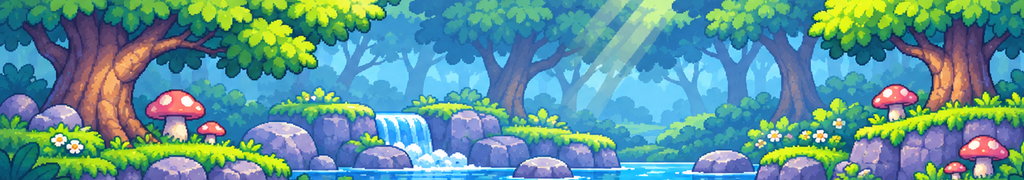
#> input picture docs/design-library/03-visual-direction-and-assets/bkg-01-runtime-biome-panoramas-1024x180/backgrounds/forest-waterfall-1024x180.webp, 1024 x 180 px, given in place of forest-waterfall-1024x180.png, which was not available
$ python import_panoramas.py
#> lines starting #> are read from the running program, lines starting #| are printed output that depends on the picture
"""Cut the owner's biome panoramas (BKG-01, BKG-02) into game backdrops.

    python3 -I tools/art/backgrounds/import_panoramas.py

Reads each 1024x180 panorama from the design-library mirror and writes
assets/backdrops/<pack>-<biome>.png (and a -haze copy where HAZE names one), the centre 960x180 (whole pixels, no
resampling), and prints the average colour of its top two rows: the sky colour
a backdrop file puts above it for a view taller than 180.

DRAFT (biome-backgrounds brief, docs/plan/step-8.md "Biome backgrounds"):
960, not 1024, because a backdrop layer is 320 px wide or a multiple
(scripts/lib/art-images.ts, INTENT: the contract); 32 px off each side is
painted edge the camera rarely reached. Cut from the mirror, never hand-copied,
so a re-delivered panorama is one re-run. A panorama the mirror holds but the
sparse clone left off disk is read from git (`git show HEAD:<path>`).
"""
import io
import os
import subprocess
import sys

from PIL import Image

HERE = os.path.dirname(os.path.abspath(__file__))
ROOT = os.path.abspath(os.path.join(HERE, '..', '..', '..'))
LIB = 'docs/design-library/03-visual-direction-and-assets'
BKG01 = LIB + '/bkg-01-runtime-biome-panoramas-1024x180/backgrounds/'
BKG02 = LIB + '/bkg-02-six-runtime-biome-panoramas-1024x180/backgrounds/'

# (asset name, mirror path). Every panorama of both packs is cut, used or not, so placing
# one later is a content edit only.
PANORAMAS = [
    ('bkg01-forest-waterfall', BKG01 + 'forest-waterfall-1024x180.png'),
    ('bkg01-ice-cavern', BKG01 + 'ice-cavern-1024x180.png'),
    ('bkg01-iron-quarry-evening', BKG01 + 'iron-quarry-evening-1024x180.png'),
    ('bkg01-market-town-day', BKG01 + 'market-town-day-1024x180.png'),
    ('bkg01-moonlit-castle', BKG01 + 'moonlit-castle-1024x180.png'),
    ('bkg01-ruins-day', BKG01 + 'ruins-day-1024x180.png'),
    ('bkg01-sky-islands-sunset', BKG01 + 'sky-islands-sunset-1024x180.png'),
    ('bkg01-volcanic-forge', BKG01 + 'volcanic-forge-1024x180.png'),
    ('bkg02-forest-ruins-day', BKG02 + 'forest-ruins-day-1024x180.png'),
    ('bkg02-ice-cavern-ruins', BKG02 + 'ice-cavern-ruins-1024x180.png'),
    ('bkg02-market-town-day', BKG02 + 'market-town-day-1024x180.png'),
    ('bkg02-moonlit-stronghold', BKG02 + 'moonlit-stronghold-1024x180.png'),
    ('bkg02-sky-isles-day', BKG02 + 'sky-isles-day-1024x180.png'),
    ('bkg02-volcanic-forge-sunset', BKG02 + 'volcanic-forge-sunset-1024x180.png'),
]
WIDTH = 960

# DRAFT (the Step 22 lead's ask, 2026-11-24): a hazed copy, every pixel mixed this share of the
# way toward the panorama's own top-row colour, for a place whose real thin planks must not be
# mistaken for the painted scaffolds behind them (the quarry's quiet way). Raise or drop the share
# here; the room file names which cut it draws.
HAZE = {'bkg01-iron-quarry-evening': 0.35}

# DRAFT (the orchestrator's rulings after the look, 2026-11-24 ~16:50 UTC): what a room draws is the
# "-far" cut: hazed this share toward its sky (painted ledges, mushrooms and scaffolds must not read
# as things to stand on beside real ones: lighter and plainer with distance, the contract), and with
# FADE px added on top that carry its own top rows up into the sky colour, softening in 4-px steps,
# so a view taller than 180 never shows a flat band with a hard line. Raising a share here and
# re-running is the whole change; a panorama not named here gets no -far cut.
FAR = {
    'bkg01-forest-waterfall': 0.0,  # third pass: 45% went muddy; forest-trail's caps are hazed locally (LOCAL)
    'bkg01-iron-quarry-evening': 0.5,
    'bkg01-ruins-day': 0.3,
    'bkg02-forest-ruins-day': 0.3,
    'bkg02-market-town-day': 0.3,
}
FADE = 180
STEP = 4

# DRAFT (the orchestrator's third-pass rulings, 2026-11-24 17:21 UTC): a copy of a "-far" cut for one
# room, hazed toward its sky only inside soft ellipses (centre x, centre y, radius x, radius y in the
# 960x180 cut; full strength inside half the radius, easing to none at the edge, so no box shows), so
# one painted thing that sits beside a real one of the same shape reads as background while the rest
# keeps full colour. Forest-trail's real mushroom caps stand beside the panorama's two painted mushroom
# groups; forest-road, which has no caps to confuse, keeps them red. The room file names the cut;
# dropping an ellipse here and re-running is the undo.
LOCAL = {
    'bkg01-forest-waterfall-far-caps-hazed': ('bkg01-forest-waterfall', 0.45, [(156, 96, 70, 66), (904, 112, 84, 80)]),
    # DRAFT (brief phone-legibility-pass, item 4): quarry-road's left painted decks (the scaffold's railed deck at
    # x 0-90, y 55-85, and the lower deck at x 80-170, y 110-145) sat at chest height level with a real plank;
    # shifting the whole panorama made it worse (the third pass), so here they are washed nearly into the sky
    # (85%): mist over the scaffold, not a ledge. Only quarry-road draws this cut; ridge and depot keep '-far'.
    'bkg01-iron-quarry-evening-far-decks-hazed': ('bkg01-iron-quarry-evening', 0.85, [(40, 70, 130, 46), (125, 128, 110, 36)]),
}


# DRAFT (brief phone-legibility-pass, the third look: forest-trail's top was "a smeared, blocky
# green-yellow glow where the first generation showed painted canopy"; the street's strip under the
# eave "blocky, upscaled"; the camp's "a blurry dark tree blob"): a "-mirror" cut that carries the
# painting's own top rows upward unblurred, reflected (row 0 meets row 0, so there is no seam), as
# many times as it takes, mixed toward `toward` (None: the panorama's sky colour) up to `strength`
# at its top, eased. `height` px are added on top. The room file names the cut; its own `sky`
# should be the colour the cut ends in (printed), so nothing above it changes colour. The forest
# darkens into deeper leaves (so the trail is under a canopy); the street and the camp fade into
# their sky. `ramp`: px over which the mix reaches `strength` (0: the whole height); `shift`: how far each further reflection slides sideways (tried on the forest: it cut hard seams between bands, so 0). `clone`: spans of the reflected rows replaced by another span (x0, x1, from x). `rows`: how many of the painting's top rows are reflected (the canopy's, not the
# trunks under it). `caps` (optional): LOCAL's ellipses, hazed the same way.
MIRROR = {
    'bkg01-forest-waterfall-mirror-caps-hazed': dict(src='bkg01-forest-waterfall', rows=56, height=320, toward=(24, 52, 38), strength=0.85, ramp=120, clone=[(470, 700, 240)], caps=(0.45, [(156, 96, 70, 66), (904, 112, 84, 80)])),
    'bkg02-market-town-day-mirror': dict(src='bkg02-market-town-day', rows=8, height=180, toward=None, strength=1.0, haze=0.3, ramp=40),
    'bkg02-forest-ruins-day-mirror': dict(src='bkg02-forest-ruins-day', rows=16, height=180, toward=None, strength=1.0, haze=0.3, ramp=72),
}


def mirror_cut(cut, sky, rows, height, toward, strength, haze=0.0, shift=0, ramp=0, clone=()):
    w, h = cut.size
    painted = Image.blend(cut, Image.new('RGB', cut.size, sky), haze) if haze else cut.copy()
    # What is reflected: the painting's top rows, with each (x0, x1, from) span replaced by the span starting at `from` (the light ray would zigzag).
    # Feathered over FEATHER px at each side; in the painting itself it also eases out downward over `rows`, so the ray seems to start under the leaves.
    FEATHER = 40
    source = painted.copy()
    if clone:
        sp, pp, orig = source.load(), painted.load(), painted.copy().load()
        for (x0, x1, fx) in clone:
            for y in range(rows):
                down = 1 - y / rows
                down = down * down * (3 - 2 * down)
                for x in range(x0, x1):
                    edge = min(1.0, (x - x0 + 1) / FEATHER, (x1 - x) / FEATHER)
                    a, b = orig[x, y], orig[fx + x - x0, y]
                    sp[x, y] = tuple(round(a[i] + (b[i] - a[i]) * edge) for i in range(3))
                    pp[x, y] = tuple(round(a[i] + (b[i] - a[i]) * edge * down) for i in range(3))
    end = toward if toward is not None else sky
    out = Image.new('RGB', (w, h + height), end)
    out.paste(painted, (0, height))
    src = source.load()
    dst = out.load()
    period = 2 * rows
    for k in range(height):
        # k = 0 is the row just over the painting: reflect, then run back down, and so on.
        m = k % period
        r = m if m < rows else period - 1 - m
        # Each further reflection is slid sideways by `shift` px (wrapping), so trunks and the light ray do not stack into a pattern.
        dx = (k // rows) * shift
        # Eased over `ramp` px (the whole height when 0), then held.
        t = min(1.0, (k + 1) / (ramp or height))
        t = t * t * (3 - 2 * t) * strength
        y = height - 1 - k
        for x in range(w):
            c = src[(x + dx) % w, r]
            dst[x, y] = tuple(round(c[i] + (end[i] - c[i]) * t) for i in range(3))
    return out


def blur_row(row, r):
    """A horizontal box blur of one row of (r, g, b), edges clamped."""
    n = len(row)
    pre = [(0, 0, 0)]
    for p in row:
        q = pre[-1]
        pre.append((q[0] + p[0], q[1] + p[1], q[2] + p[2]))
    out = []
    for x in range(n):
        a, b = max(0, x - r), min(n, x + r + 1)
        t = pre[b]; f = pre[a]; c = b - a
        out.append(((t[0] - f[0]) / c, (t[1] - f[1]) / c, (t[2] - f[2]) / c))
    return out


def far_cut(cut, sky, haze):
    w, h = cut.size
    hazed = Image.blend(cut, Image.new('RGB', cut.size, sky), haze)
    out = Image.new('RGB', (w, h + FADE), sky)
    out.paste(hazed, (0, FADE))
    # The top 4 rows of the hazed panorama, averaged into one row, then carried upward.
    top = [tuple(sum(hazed.getpixel((x, y))[i] for y in range(4)) / 4 for i in range(3)) for x in range(w)]
    steps = FADE // STEP
    for k in range(steps):
        t = (k + 1) / steps
        t = t * t * (3 - 2 * t)  # eased, so the first steps stay close to the painting
        row = blur_row(top, 2 + 6 * k)
        y0 = FADE - (k + 1) * STEP
        for x in range(w):
            c = tuple(round(row[x][i] + (sky[i] - row[x][i]) * t) for i in range(3))
            for y in range(y0, y0 + STEP):
                out.putpixel((x, y), c)
    return out

def local_haze(far, sky, haze, ellipses, top=None):
    top = FADE if top is None else top
    out = far.copy()
    hazed = Image.blend(far, Image.new('RGB', far.size, sky), haze)
    px, hz = out.load(), hazed.load()
    for (cx, cy, rx, ry) in ellipses:
        for y in range(max(0, cy - ry), min(180, cy + ry + 1)):
            for x in range(max(0, cx - rx), min(far.width, cx + rx + 1)):
                d = ((x - cx) / rx) ** 2 + ((y - cy) / ry) ** 2
                if d >= 1:
                    continue
                t = min(1.0, max(0.0, (1 - d ** 0.5) / 0.5))
                k = t * t * (3 - 2 * t)
                a, b = px[x, y + top], hz[x, y + top]
                px[x, y + top] = tuple(round(a[i] + (b[i] - a[i]) * k) for i in range(3))
    return out


def load(rel):
    path = os.path.join(ROOT, rel)
    if os.path.exists(path):
        return Image.open(path)
#> returned value is the input picture: PIL image 1024x180 RGB; mean R, G, B 94.1, 148.8, 154.2
    data = subprocess.run(['git', '-C', ROOT, 'show', 'HEAD:' + rel], capture_output=True, check=True).stdout
    return Image.open(io.BytesIO(data))


def main():
    out_dir = os.path.join(ROOT, 'assets', 'backdrops')
    for name, rel in PANORAMAS:
        im = load(rel).convert('RGB')
        if im.size != (1024, 180):
            sys.exit(f'{rel}: expected 1024x180, found {im.size[0]}x{im.size[1]}')
        x0 = (im.width - WIDTH) // 2
#> x0 = 32
        cut = im.crop((x0, 0, x0 + WIDTH, im.height))
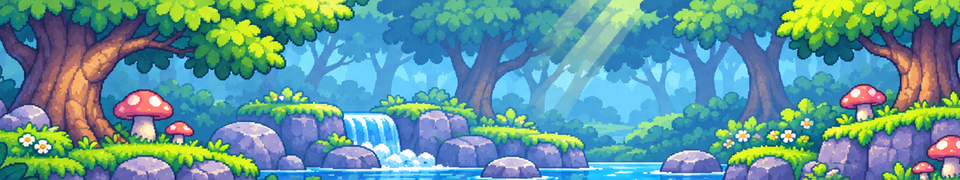
#> cut: PIL image 960x180 RGB; mean R, G, B 96.7, 150.6, 156.1
        cut.save(os.path.join(out_dir, name + '.png'), optimize=True)
        px = [cut.getpixel((x, y)) for y in range(2) for x in range(WIDTH)]
#> px = 1920 items, first 6: (51, 140, 99), (51, 139, 98), (51, 139, 98), (52, 139, 97), (51, 140, 98), (52, 141, 98)
        avg = tuple(round(sum(p[i] for p in px) / len(px)) for i in range(3))
#> avg = (114, 182, 108)
        print(f'{name}.png  sky {"#%02x%02x%02x" % avg}')
#| bkg01-forest-waterfall.png  sky #72b66c
        if name in HAZE:
            k = HAZE[name]
            hazed = Image.blend(cut, Image.new('RGB', cut.size, avg), k)
            hazed.save(os.path.join(out_dir, name + '-haze.png'), optimize=True)
            print(f'{name}-haze.png  ({round(k * 100)}% toward the sky)')
        if name in FAR:
            far_cut(cut, avg, FAR[name]).save(os.path.join(out_dir, name + '-far.png'), optimize=True)
#> in far_cut, `top = [tuple(sum(hazed.getpixel((x, y))[i] for y in range(4)) / 4 for ..`: top = 960 items, first 6: (50.75, 140.5, 100), (50.75, 139.2, 99.5), (51, 139.5, 99.5), (50.75, 139.5, 98.5), (51, 139.2, 99), (49.5, 136.8, 100.5)
#> after the loop in far_cut, `for k in range(steps):`:
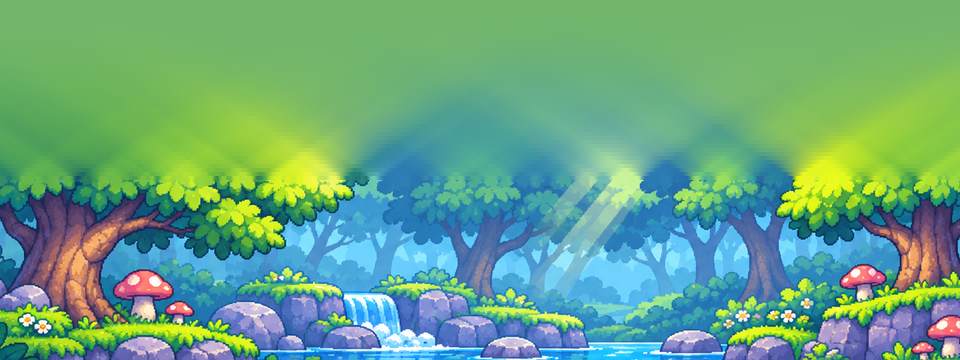
#> out: PIL image 960x360 RGB; mean R, G, B 105.3, 166.4, 131.8
            print(f'{name}-far.png  ({round(FAR[name] * 100)}% haze, {FADE} px fade on top)')
            for out_name, (src, k, boxes) in LOCAL.items():
                if src == name:
                    local_haze(far_cut(cut, avg, FAR[name]), avg, k, boxes).save(os.path.join(out_dir, out_name + '.png'), optimize=True)
#> in local_haze, `top = FADE if top is None else top`: top = 180
#> in local_haze, `hazed = Image.blend(far, Image.new('RGB', far.size, sky), haze)`:
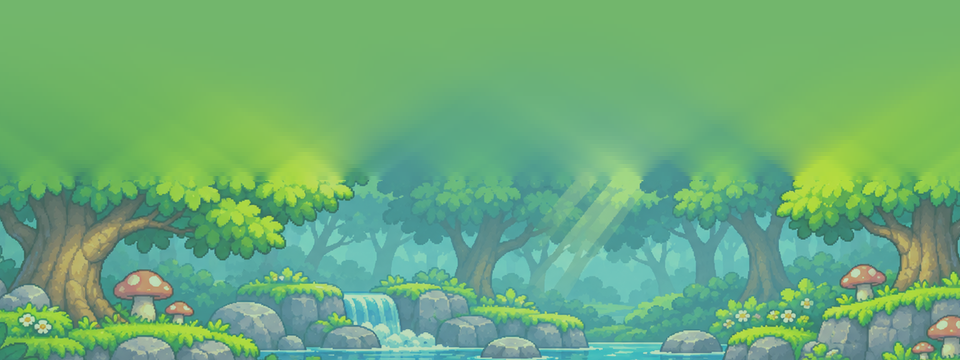
#> hazed: PIL image 960x360 RGB; mean R, G, B 108.8, 173, 120.6
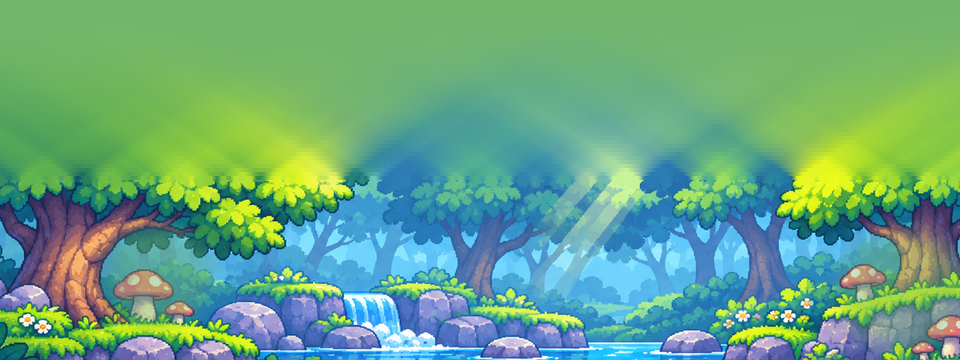
#> saved as bkg01-forest-waterfall-far-caps-hazed.png: PIL image 960x360 RGB; mean R, G, B 105.2, 167.6, 131
                    print(f'{out_name}.png  ({round(k * 100)}% haze in {len(boxes)} soft ellipses)')
        for out_name, m in MIRROR.items():
            if m['src'] != name:
                continue
            im2 = mirror_cut(cut, avg, m['rows'], m['height'], m['toward'], m['strength'], m.get('haze', 0.0), m.get('shift', 0), m.get('ramp', 0), m.get('clone', ()))
#> in mirror_cut, `end = toward if toward is not None else sky`: end = (24, 52, 38)
#> in mirror_cut, `out.paste(painted, (0, height))`:
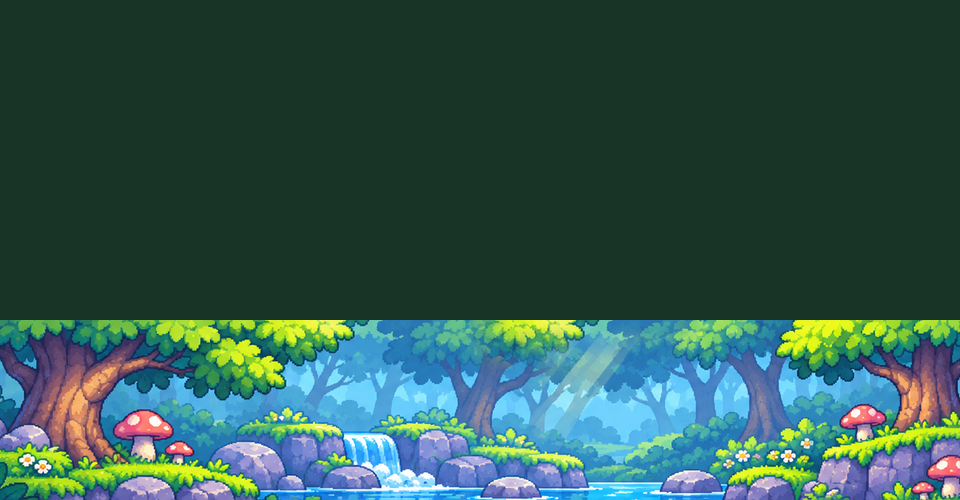
#> out: PIL image 960x500 RGB; mean R, G, B 50.2, 87.5, 80.1
            if m.get('caps'):
                k, boxes = m['caps']
                im2 = local_haze(im2, avg, k, boxes, m['height'])
#> call 2 of local_haze, with sky = (114, 182, 108), haze = 0.45, top = 320
#> in local_haze (call 2), `hazed = Image.blend(far, Image.new('RGB', far.size, sky), haze)`:
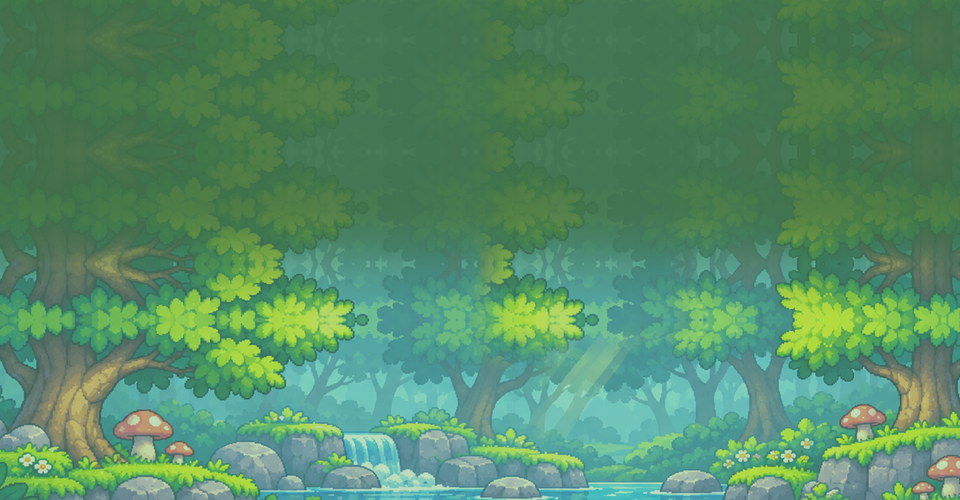
#> hazed: PIL image 960x500 RGB; mean R, G, B 84.6, 139.5, 101.4
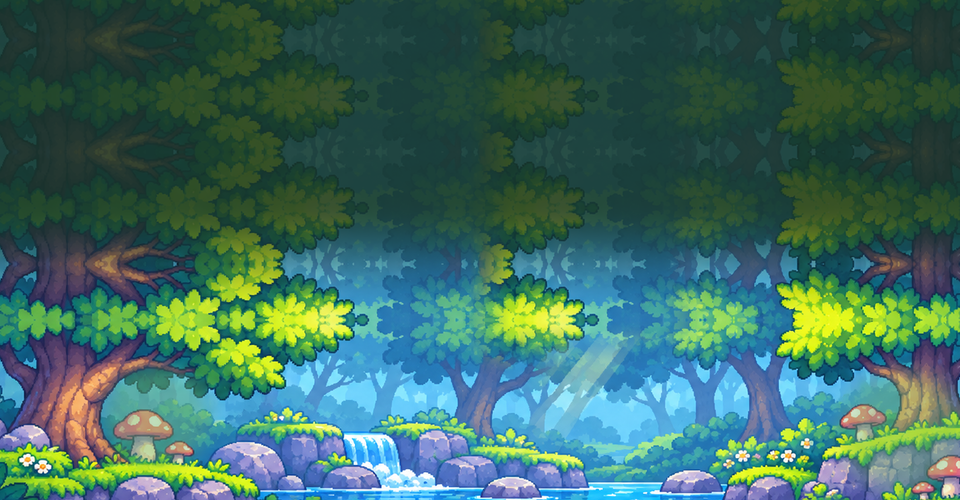
#> im2: PIL image 960x500 RGB; mean R, G, B 61.3, 106.4, 96.3
            im2.save(os.path.join(out_dir, out_name + '.png'), optimize=True)
            top = [im2.getpixel((x, 0)) for x in range(WIDTH)]
#> top = 960 items, first 6: (24, 64, 51), (23, 64, 51), (24, 64, 50), (25, 64, 49), (25, 64, 49), (23, 63, 50)
            end = tuple(round(sum(p[i] for p in top) / len(top)) for i in range(3))
#> end = (33, 69, 48)
            print(f'{out_name}.png  ({m["rows"]} top rows carried up {m["height"]} px; its top row averages {"#%02x%02x%02x" % end}: the room\'s sky)')
#| bkg01-forest-waterfall-mirror-caps-hazed.png  (56 top rows carried up 320 px; its top row averages #214530: the room's sky)


if __name__ == '__main__':
    main()
#> (the call stopped at in load, `data = subprocess.run(['git', '-C', ROOT, 'show', 'HEAD:' + rel], capt..`: subprocess is not available in this run)
